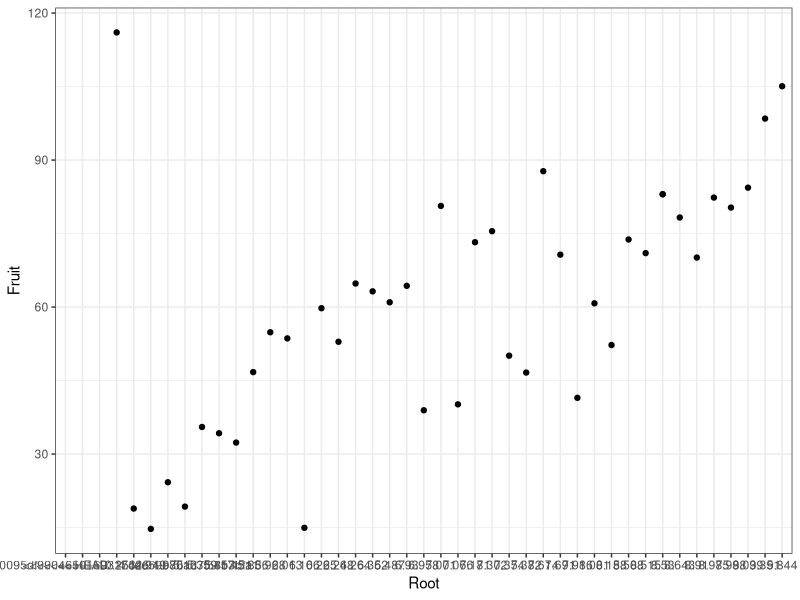
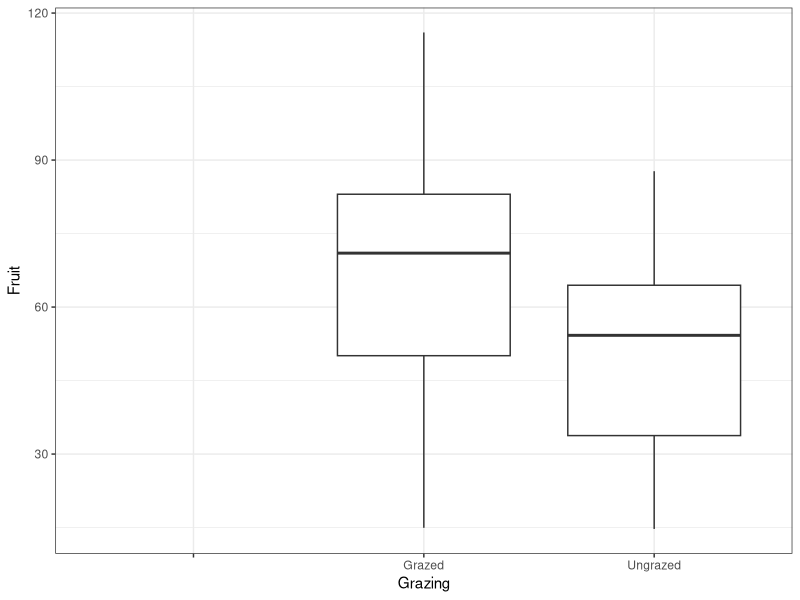
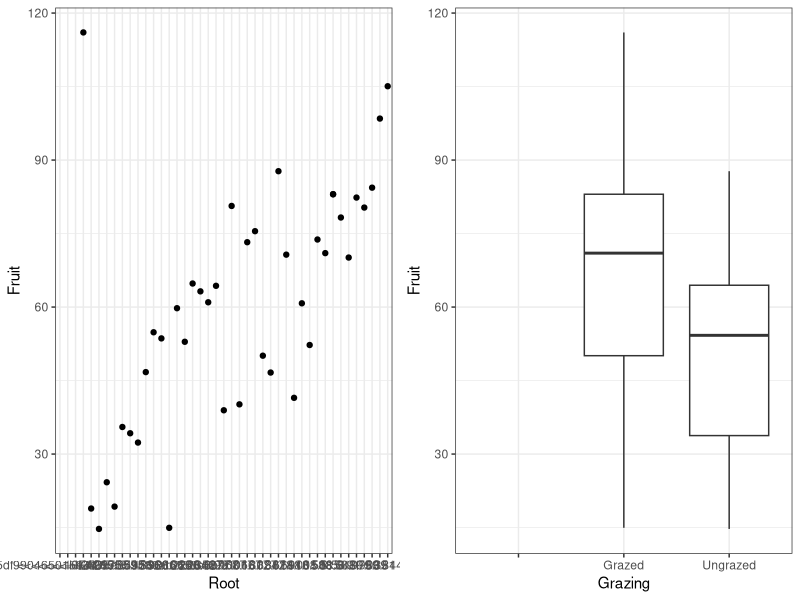
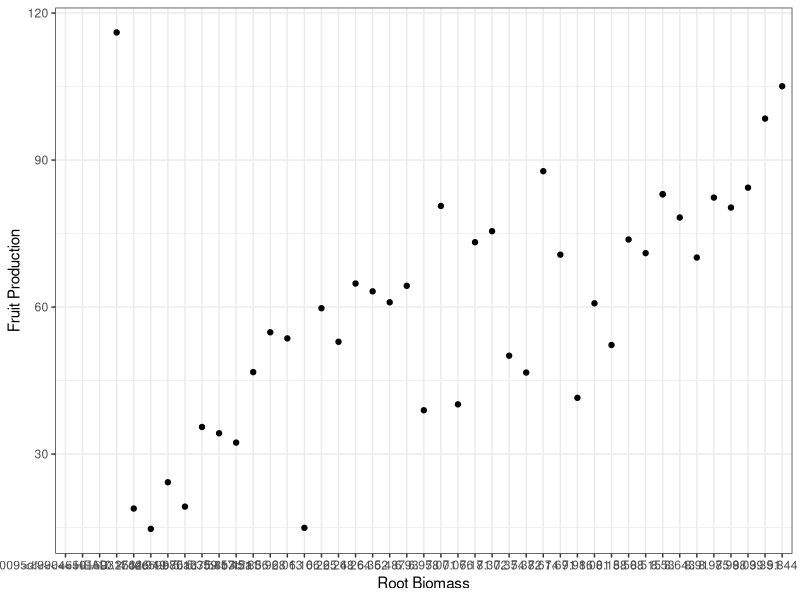
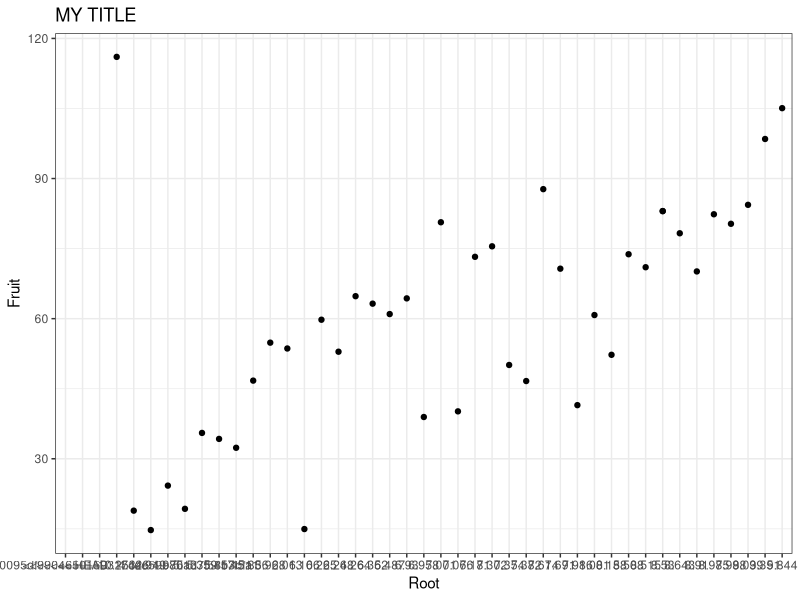
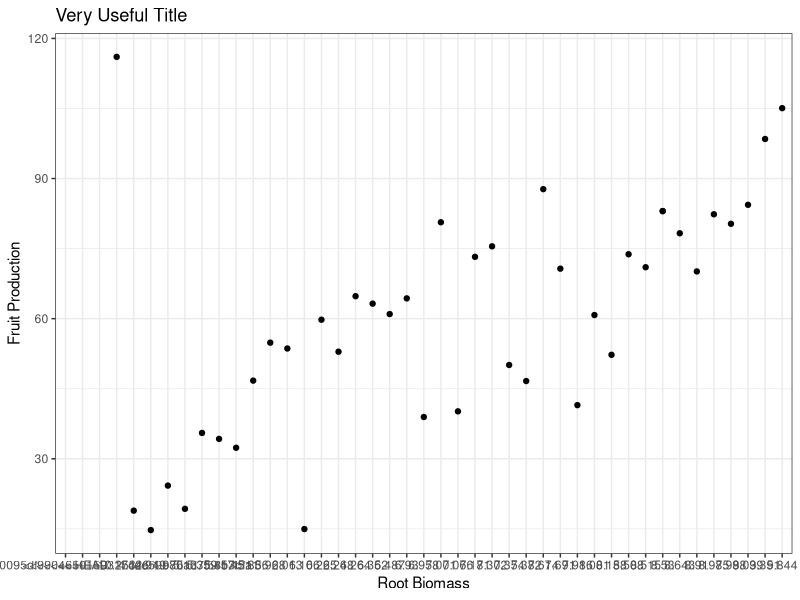

Write the R code that produced these figures, in order. (Note: this script raises an error after producing the figures.)
## ---- chunk 1
rm(list=ls())
library(tidyverse)
library(here)
library(ggfortify)
library(gridExtra)
## ---- chunk 2
df <- read.csv(here("Data/compensation.csv"))
## ---- chunk 3
glimpse(df)
summary(df)
## ---- chunk 4
df$Grazing <- 
  as.factor(df$Grazing)
levels(df$Grazing)
## ---- chunk 5
scatter <- ggplot(df, aes(x = Root, y = Fruit)) +
  geom_point() +
  theme_bw()

scatter
## ---- chunk 6
box <- ggplot(df, aes(x = Grazing, y = Fruit)) +
  geom_boxplot() +
  theme_bw()

box
## ---- chunk 7
# installed gridExtra package with intall.packages("gridExtra")
# loaded in gridExtra with library(gridExtra)
# gird.arrange places the two plots on the same page
grid.arrange(scatter, box, nrow = 1)
## ---- chunk 8
# change axis labels 
scatter + xlab("Root Biomass") + ylab("Fruit Production")
# add figure title
scatter + ggtitle("MY TITLE")
# combine axis labels and title
scatter + labs(title = "Very Useful Title",
               x = "Root Biomass",
               y = "Fruit Production")
## ---- chunk 9
scatter + xlim(0,20) + ylim(0,140)
# this creates x axis from 0-20 and y axis from 0-140
## ---- chunk 10
# adds text into the figure
scatter + annotate("text", x = c(6,8), y = c(105,25),
                   label = c("Text up here", "Text down here"))
## ---- chunk 11
scatter + scale_x_continuous(limits = c(4,11), breaks = 4:11)
## ---- chunk 12
# grazed will be brown, ungrazed will be green
ggplot(df, aes(Root, Fruit, colour = Grazing)) +
  geom_point() +
  scale_colour_manual(values = c(Grazed = "brown", Ungrazed = "green"))
## ---- chunk 13
# breaks = specifies tick locations using breaks
# trans = transforms y-axis to log10
box +
  scale_y_continuous(breaks = seq(from = 10, to = 150, by = 20),
                     trans = "log10")

?scale()
## ---- chunk 14
# fill changes background color, colour changes data point color
scatter +
  theme(
    panel.background = element_rect(fill = "blue", colour = "black"), # fill =  changes background color, colour = changes data point color
    panel.grid.minor = element_blank(),
    panel.grid.major = element_line(colour = "hotpink")) # colour = changes color of major grid lines 
## ---- chunk 15
box +
  theme(
    axis.title.x = element_text(colour = "cornflowerblue",
                                size = rel(2)),
    axis.text.x = element_text(angle = 45, size = 13, vjust = 0.5))
## ---- chunk 16
box +
  scale_x_discrete(limits = c("Ungrazed", "Grazed"),
                   labels = c("Control", "Grazed"))
# changes ungrazed to control 
## ---- chunk 17
ggplot(df, aes(Root, Fruit, colour = Grazing)) +
  geom_point() # this is the default legend

ggplot(df, aes(Root, Fruit, colour = Grazing)) +
  geom_point() +
  theme(legend.key = element_rect(fill = NA)) # this gets rid of the grey box surrounding the legend

ggplot(df, aes(Root, Fruit, colour = Grazing)) +
  geom_point() +
  theme(legend.position = "none") # this gets rid of the legend 

?theme

ggplot(df, aes(Root, Fruit, colour = Grazing)) +
  geom_point() +
  theme(legend.position = "left") # this moves legend to left side of graph

# loading ggthemes packes
library(ggthemes)

# add ggthemes to figure
ggplot(df, aes(Root, Fruit, colour = Grazing)) +
  geom_point() +
  theme(legend.key = element_rect(fill = NA)) +
  theme_fivethirtyeight()
